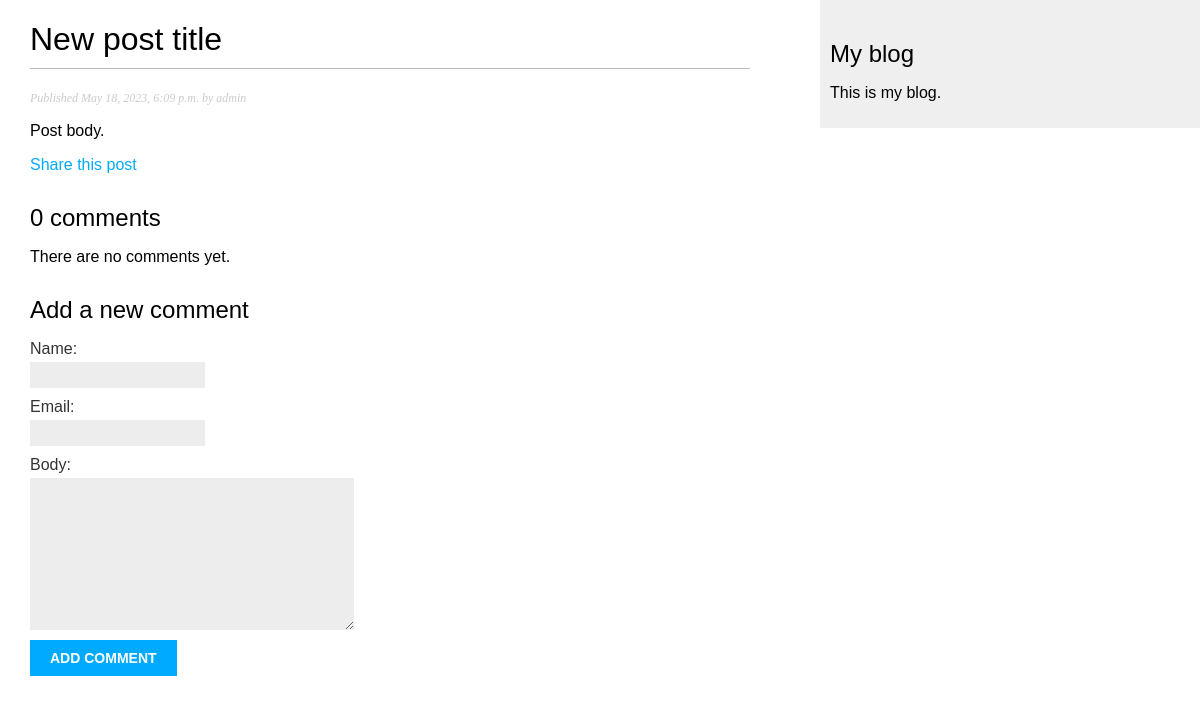
/blog/2023/5/18/another-post/, run on the app's committed database.
### blog/models.py (models this page shows, shortened)
class Post(models.Model):
    class Status(models.TextChoices):
        DRAFT = 'DF', 'Draft'
        PUBLISHED = 'PB', 'Published'
    title = models.CharField(max_length=250)
    slug = models.SlugField(
        max_length=250, unique_for_date='publish'
    )  # уникальное значение поля slug для определенной даты
    body = models.TextField()
    publish = models.DateTimeField(default=timezone.now)
    created = models.DateTimeField(auto_now_add=True)
    updated = models.DateTimeField(auto_now=True)
    status = models.CharField(max_length=2,
                              choices=Status.choices,
                              default=Status.DRAFT)
    author = models.ForeignKey(User,
                               on_delete=models.CASCADE,
                               related_name='blog_posts')
    objects = models.Manager()
    published = PublishedManager()
    class Meta:
        ordering = ['-publish']
        indexes = [
            models.Index(fields=['-publish']),
        ]

### blog/views.py (the view)
# urls.py: path('<int:year>/<int:month>/<int:day>/<slug:post>/', views.post_details, name='post_details'),
def post_details(request, year, month, day, post):
    post = get_object_or_404(Post,
                             status=Post.Status.PUBLISHED,
                             slug=post,
                             publish__year=year,
                             publish__month=month,
                             publish__day=day)
    comments = post.comments.filter(active=True)
    form = CommentForm()
    return render(request, 'blog/post/details.html', {
        'post': post,
        'comments': comments,
        'form': form
    })

### blog/forms.py
class CommentForm(forms.ModelForm):
    class Meta:
        model = Comment
        fields = ['name', 'email', 'body']

### blog/templates/blog/post/details.html (shortened to what this page needs)
{% extends "blog/base.html" %}
{% block content %}
  <h1>{{ post.title }}</h1>
  <p class="date">
    Published {{ post.publish }} by {{ post.author }}
  </p>
  {{ post.body|linebreaks }}
  <p>
    <a href="{% url "blog:post_share" post.id %}">
      Share this post
    </a>
  </p>
  {% with comments.count as total_comments %}
    <h2>
      {{ total_comments }} comment{{ total_comments|pluralize }}
    </h2>
  {% endwith %}
  {% for comment in comments %}
    <div class="comment">
      <p class="info">
        Comment {{ forloop.counter }} by {{ comment.name }}
        {{ comment.created }}
      </p>
      {{ comment.body|linebreaks }}
    </div>
  {% empty %}
    <p>There are no comments yet.</p>
  {% endfor %}
  {% include "blog/post/includes/comment_form.html" %}
{% endblock %}

### blog/static/css/blog.css (style rules this page uses)
body { margin:0; padding:0; font-family:helvetica, sans-serif; }
a { color:#00abff; text-decoration:none; }
h1 { font-weight:normal; border-bottom:1px solid #bbb; padding:0 0 10px 0; }
h2 { font-weight:normal; margin:30px 0 0; }
p.date { color:#ccc; font-family: georgia, serif; font-size: 12px; font-style: italic; }
label { float:left; clear:both; color:#333; margin-bottom:4px; }
input, textarea { clear:both; float:left; margin:0 0 10px; background:#ededed; border:0; padding:6px 10px; font-size:12px; }

### data on the page
Post: title "New post title", publish "May 18, 2023, 6:09 p.m.", author "admin", body "Post body."

### other printed values
{{ total_comments }} "0"
